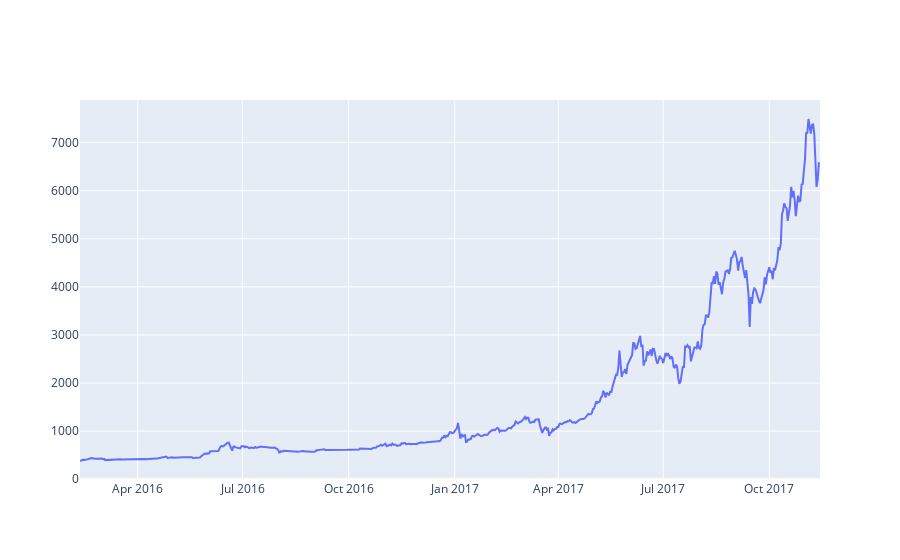

Notebook code for this chart:
### Markdown cell above
#### Plot new line graph again on `Weighted Price` with newly filled values

### Code cell
btc_trace = go.Scatter(x=data['stamp'], y=data['price'], name= 'Price')
py.iplot([btc_trace])

### Figure 1 — Plotly figure (JSON) as saved in the notebook; plotly's stock layout.template omitted (floating-point values rounded to 4 significant figures; data arrays with more than 128 entries replaced by an {"elided": "..."} marker saying what was removed)
{"data": [{"name": "Price", "type": "scatter", "x": {"elided": "643 str values"}, "y": {"elided": "643 float values"}}], "layout": {}}
